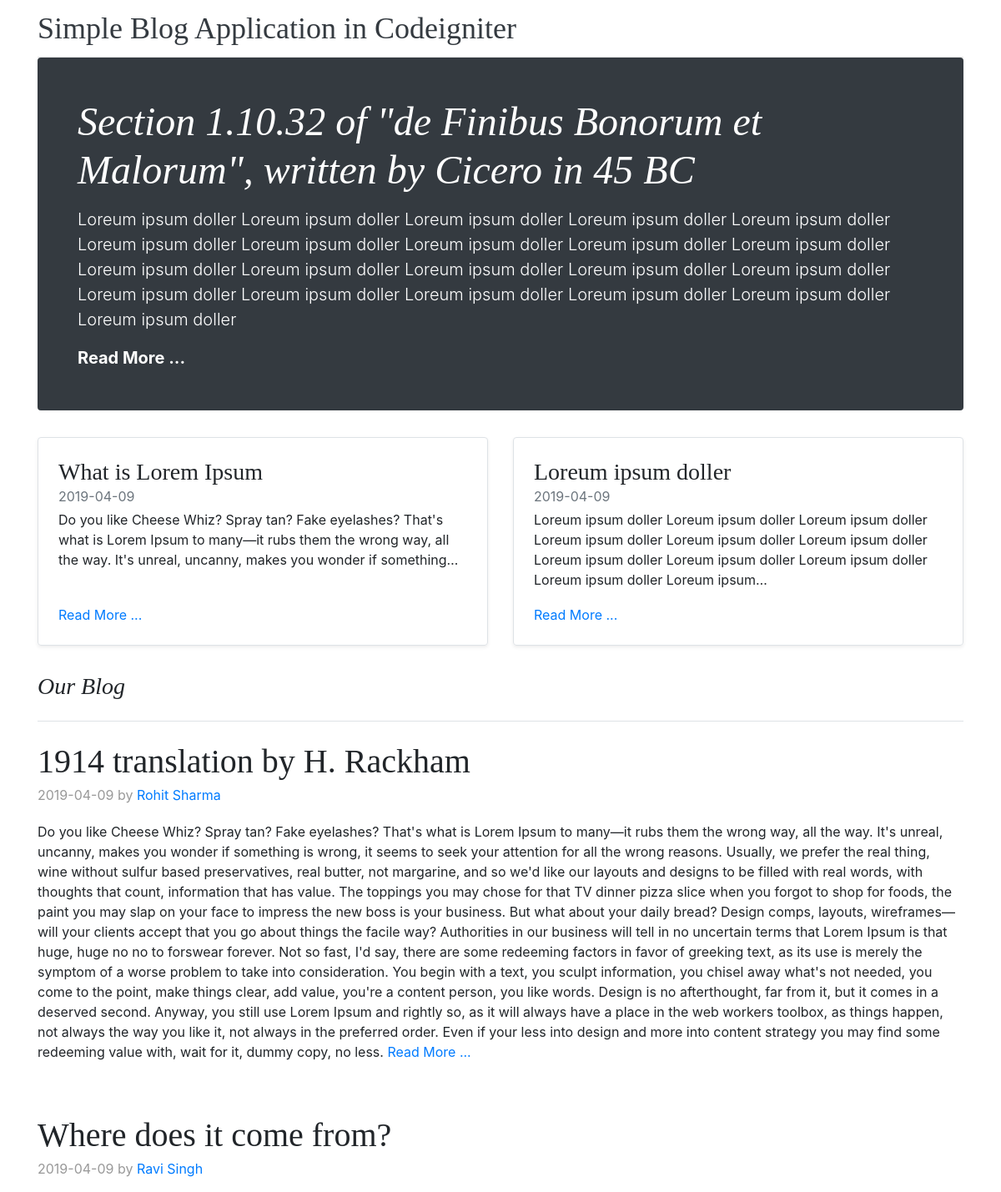
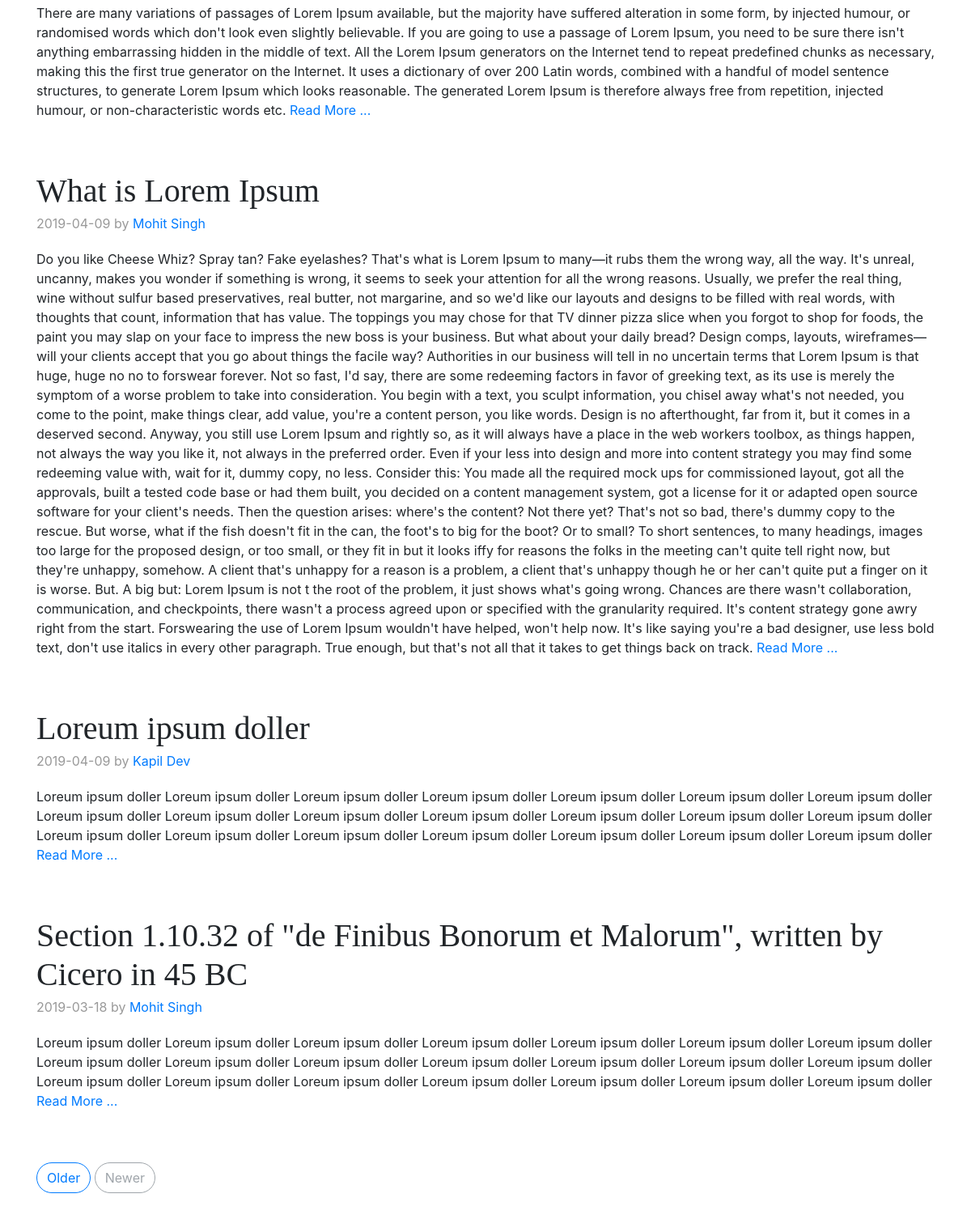
The page / on the database its author committed (2 pictures, top to bottom).
### tables this page shows
CREATE TABLE `blogs` (
  `blog_id` int(11) NOT NULL,
  `title` varchar(255) NOT NULL,
  `description` text NOT NULL,
  `author` varchar(50) NOT NULL,
  `special` enum('promo','featured') NOT NULL,
  `created_at` date NOT NULL
);

### application/controllers/Home.php (called while the page is built, shortened)
<?php
class Home extends CI_controller{
	public function index()
	{
		$this->load->model('Blog_model');
		$this->load->helper('text');
		$data = array();
		$allBlogs = $this->Blog_model->getAllBlogs();
		$featuredBlogs = $this->Blog_model->getFeaturedBlogs();
		$promoBlog = $this->Blog_model->getPromoBlogs();
		$data['allBlogs'] = $allBlogs;
		$data['featuredBlogs'] = $featuredBlogs;
		$data['promoBlog'] = $promoBlog;
		$this->load->view('home',$data);
	}
}
?>

### index.php (called while the page is built, shortened)
<?php
require_once BASEPATH.'core/CodeIgniter.php';

### application/models/Blog_model.php (called while the page is built, shortened)
<?php
class Blog_model extends CI_model
{
	function getAllBlogs() {
		$this->db->order_by('blog_id','DESC');
		$blogs = $this->db->get('blogs')->result_array();
		return $blogs;
	}
	function getFeaturedBlogs() {
		$this->db->where('special','featured');
		$this->db->order_by('blog_id','DESC');
		$blogs = $this->db->get('blogs')->result_array();
		return $blogs;
	}
	function getPromoBlogs() {
		$this->db->where('special','promo');
		$this->db->order_by('blog_id','DESC');
		$this->db->limit(1);
		$blogs = $this->db->get('blogs')->row_array();
		return $blogs;
	}
 }
?>

### application/views/home.php (the view, shortened to what this page needs)
<!doctype html>
<html lang="en">
  <head>
    <link rel="stylesheet" href="https://stackpath.bootstrapcdn.com/bootstrap/4.2.1/css/bootstrap.min.css">
    <link href="<?php echo base_url().'assets/css/blog.css';?>" rel="stylesheet">
  </head>
  <body>
    <div class="container">
  <header class="blog-header py-3">
    <div class="row flex-nowrap justify-content-between align-items-center">
      <div class="col-12">
        <a class="blog-header-logo text-dark" href="#">Simple Blog Application in Codeigniter</a>
      </div>
    </div>
  </header>
  <div class="jumbotron p-4 p-md-5 text-white rounded bg-dark">
    <div class="col-md-12 px-0">
      <h1 class="display-4 font-italic"><?php echo $promoBlog['title']?></h1>
      <p class="lead my-3"><?php echo $promoBlog['description']?></p>
      <p class="lead mb-0"><a href="<?php echo base_url().'home/blogDetail/'.$promoBlog['blog_id'];?>" class="text-white font-weight-bold">Read More ...</a></p>
    </div>
  </div>
  <div class="row mb-2">
    <?php foreach ($featuredBlogs as $featuredBlog) { ?>
    <div class="col-md-6">
      <div class="row no-gutters border rounded overflow-hidden flex-md-row mb-4 shadow-sm h-md-250 position-relative">
        <div class="col p-4 d-flex flex-column position-static">
          <h3 class="mb-0"><?php echo $featuredBlog['title']?></h3>
          <div class="mb-1 text-muted"><?php echo $featuredBlog['created_at'];?></div>
          <p class="card-text mb-auto"><?php echo word_limiter($featuredBlog['description'],32)?></p>
          <a href="<?php echo base_url().'home/blogDetail/'.$featuredBlog['blog_id'];?>" class="stretched-link">Read More ...</a>
        </div>
      </div>
    </div>
    <?php } ?>
  </div>
</div>
<main role="main" class="container">
  <div class="row">
    <div class="col-md-12 blog-main">
      <h3 class="pb-4 mb-4 font-italic border-bottom">
        Our Blog
      </h3>
      <?php foreach ($allBlogs as $blog) { ?>
      <div class="blog-post">
        <h2 class="blog-post-title"><?php echo $blog['title'];?></h2>
        <p class="blog-post-meta"><?php echo $blog['created_at'];?> by <a href="#"><?php echo $blog['author'];?></a></p>
        <?php echo $blog['description'];?>
        <a href="<?php echo base_url().'home/blogDetail/'.$blog['blog_id'];?>" class="stretched-link">Read More ...</a>
      </div>
      <?php } ?>
      <nav class="blog-pagination">
        <a class="btn btn-outline-primary" href="#">Older</a>
        <a class="btn btn-outline-secondary disabled" href="#" tabindex="-1" aria-disabled="true">Newer</a>
      </nav>
    </div>
  </div>
</main>
</body>
</html>

### assets/css/blog.css (style rules this page uses)
.blog-header { line-height: 1; border-bottom: 1px solid #e5e5e5; }
.blog-header-logo { font-family: "Playfair Display", Georgia, "Times New Roman", serif; font-size: 2.25rem; }
h1, h2, h3, h4, h5, h6 { font-family: "Playfair Display", Georgia, "Times New Roman", serif; }
.display-4 { font-size: 2.5rem; }
@media (min-width: 768px) { .display-4 { font-size: 3rem; } }
@media (min-width: 768px) { .h-md-250 { height: 250px; } }
.blog-pagination { margin-bottom: 4rem; }
.blog-pagination > .btn { border-radius: 2rem; }
.blog-post { margin-bottom: 4rem; }
.blog-post-title { margin-bottom: .25rem; font-size: 2.5rem; }
.blog-post-meta { margin-bottom: 1.25rem; color: #999; }

### rows shown on the page
blogs: title "Section 1.10.32 of \"de Finibus Bonorum et Malorum\", written by Cicero in 45 BC", description "Loreum ipsum doller Loreum ipsum doller Loreum ipsum doller Loreum ipsum doller Loreum ipsum doller Loreum ipsum doller Loreum ipsum doller Loreum ipsum doller Loreum ipsum doller Loreum ipsum doller Loreum ipsum doller Loreum ipsum doller Loreum ipsum doller Loreum ipsum doller Loreum ipsum doller Loreum ipsum doller Loreum ipsum doller Loreum ipsum doller Loreum ipsum doller Loreum ipsum doller Loreum ipsum doller", created_at "2019-03-18", author "Mohit Singh"
blogs: title "What is Lorem Ipsum", created_at "2019-04-09", description "Do you like Cheese Whiz? Spray tan? Fake eyelashes? That's what is Lorem Ipsum to many—it rubs them the wrong way, all the way. It's unreal, uncanny, makes you wonder if something…", author "Mohit Singh", description "Do you like Cheese Whiz? Spray tan? Fake eyelashes? That's what is Lorem Ipsum to many—it rubs them the wrong way, all the way. It's unreal, uncanny, makes you wonder if something is wrong, it seems to seek your attention for all the wrong reasons. Usually, we prefer the real thing, wine without sulfur based preservatives, real butter, not margarine, and so we'd like our layouts and designs to be filled with real words, with thoughts that count, information that has value. The toppings you may chose for that TV dinner pizza slice when you forgot to shop for foods, the paint you may slap on your face to impress the new boss is your business. But what about your daily bread? Design comps,…"
blogs: title "Loreum ipsum doller", created_at "2019-04-09", description "Loreum ipsum doller Loreum ipsum doller Loreum ipsum doller Loreum ipsum doller Loreum ipsum doller Loreum ipsum doller Loreum ipsum doller Loreum ipsum doller Loreum ipsum doller Loreum ipsum doller Loreum ipsum…", author "Kapil Dev", description "Loreum ipsum doller Loreum ipsum doller Loreum ipsum doller Loreum ipsum doller Loreum ipsum doller Loreum ipsum doller Loreum ipsum doller Loreum ipsum doller Loreum ipsum doller Loreum ipsum doller Loreum ipsum doller Loreum ipsum doller Loreum ipsum doller Loreum ipsum doller Loreum ipsum doller Loreum ipsum doller Loreum ipsum doller Loreum ipsum doller Loreum ipsum doller Loreum ipsum doller Loreum ipsum doller"
blogs: title "1914 translation by H. Rackham", created_at "2019-04-09", author "Rohit Sharma", description "Do you like Cheese Whiz? Spray tan? Fake eyelashes? That's what is Lorem Ipsum to many—it rubs them the wrong way, all the way. It's unreal, uncanny, makes you wonder if something is wrong, it seems to seek your attention for all the wrong reasons. Usually, we prefer the real thing, wine without sulfur based preservatives, real butter, not margarine, and so we'd like our layouts and designs to be filled with real words, with thoughts that count, information that has value. The toppings you may chose for that TV dinner pizza slice when you forgot to shop for foods, the paint you may slap on your face to impress the new boss is your business. But what about your daily bread? Design comps,…"
blogs: title "Where does it come from?", created_at "2019-04-09", author "Ravi Singh", description "There are many variations of passages of Lorem Ipsum available, but the majority have suffered alteration in some form, by injected humour, or randomised words which don't look even slightly believable. If you are going to use a passage of Lorem Ipsum, you need to be sure there isn't anything embarrassing hidden in the middle of text. All the Lorem Ipsum generators on the Internet tend to repeat predefined chunks as necessary, making this the first true generator on the Internet. It uses a dictionary of over 200 Latin words, combined with a handful of model sentence structures, to generate Lorem Ipsum which looks reasonable. The generated Lorem Ipsum is therefore always free from…"
